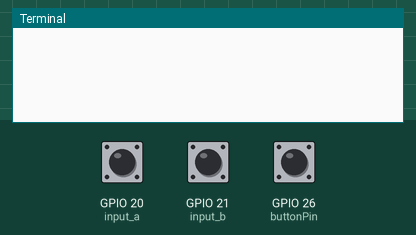
Simulated run of this program. Board: Raspberry Pi (BCM pin numbers). Shown: the last lines printed to the terminal. Inputs (shaded band) come from the test bench; at power-on: GPIO 20 (input_a) HIGH, GPIO 21 (input_b) HIGH, GPIO 26 (buttonPin) HIGH.

Above: at 1.2 s.
1.3 s: GPIO 20 (input_a) pulled LOW for 0.15 s
At 2.6 s:
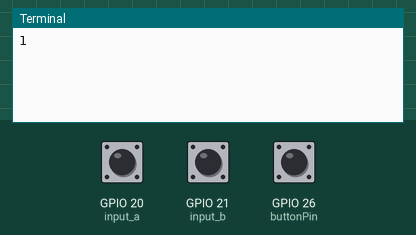
2.9 s: GPIO 21 (input_b) pulled LOW for 0.15 s
At 4.0 s:
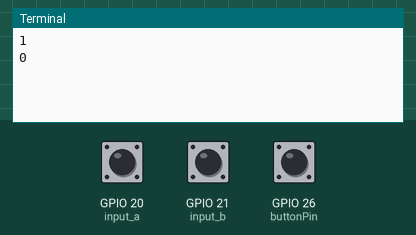
4.5 s: GPIO 26 (buttonPin) pulled LOW for 0.15 s
At 5.7 s:
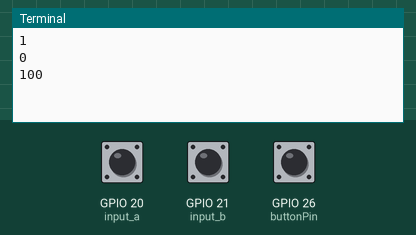
6.1 s: GPIO 20 (input_a) pulled LOW for 1 s
At 7.7 s:
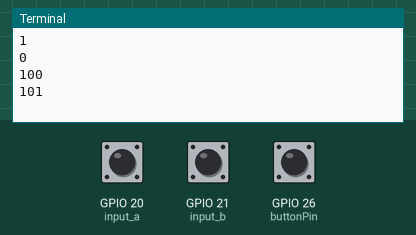
Timing chart, 0 to 9.2 s (numbered marks = the images above; inputs shaded):
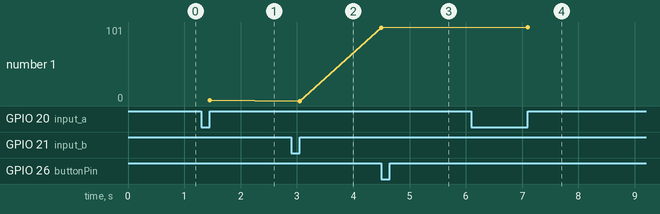

The program:

SimpleRotary.py
```python
#!/usr/bin/python3
'''
Simple code showing off how to use a rotary encoder

Resources:
https://github.com/simonmonk/raspberrypi_cookbook_ed2/blob/master/rotary_encoder.py
https://learning.oreilly.com/library/view/custom-raspberry-pi/9781484224069/A432417_1_En_8_Chapter.html
'''
import RPi.GPIO as GPIO
import time

GPIO.setmode(GPIO.BCM)

# Set up the push button
buttonPin = 26
GPIO.setup(buttonPin, GPIO.IN, pull_up_down=GPIO.PUD_UP)

# Set up the encoder pins
input_a = 20
input_b = 21

GPIO.setup(input_a, GPIO.IN, pull_up_down=GPIO.PUD_UP)
GPIO.setup(input_b, GPIO.IN, pull_up_down=GPIO.PUD_UP)

old_a = True
old_b = True

def get_encoder_turn():
    # return -1, 0, or +1
    result = 0
    global old_a, old_b
    new_a = GPIO.input(input_a)
    new_b = GPIO.input(input_b)

    if new_a != old_a or new_b != old_b:
        if old_a == 0 and new_a == 1:
            result = (old_b * 2 - 1)
        elif old_b == 0 and new_b == 1:
            result = -(old_a * 2 - 1)

    old_a, old_b = new_a, new_b

    return result

def get_button_state():
    input_state = GPIO.input(buttonPin)
    return input_state == GPIO.LOW

counter = 0
old_counter = 0
while True:
    change = get_encoder_turn()
    counter += change

    if get_button_state():
        counter = 100

    if counter != old_counter:
        print(counter)

    old_counter = counter
    time.sleep(0.001)
```

Measured:
- after the input at 1.3 s, the terminal: prints a new line after 0.15 s (image 1)
- after the input at 2.9 s, the terminal: prints a new line after 0.15 s (image 2)
- after the input at 4.5 s, the terminal: prints a new line at once (image 3)
- after the input at 6.1 s, the terminal: prints a new line after 1.0 s (image 4)
- plotted number 1: 1 → 0 after the input at 2.9 s, 0 → 100 after the input at 4.5 s, 100 → 101 after the input at 6.1 s
